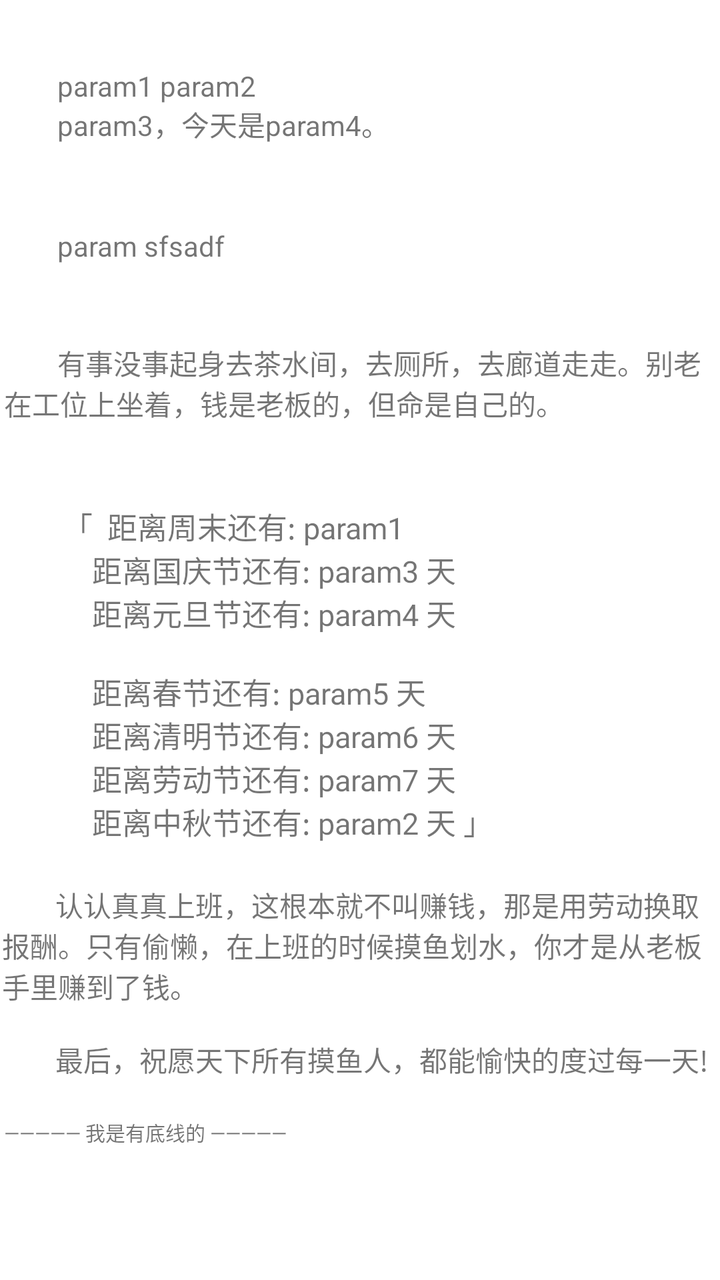
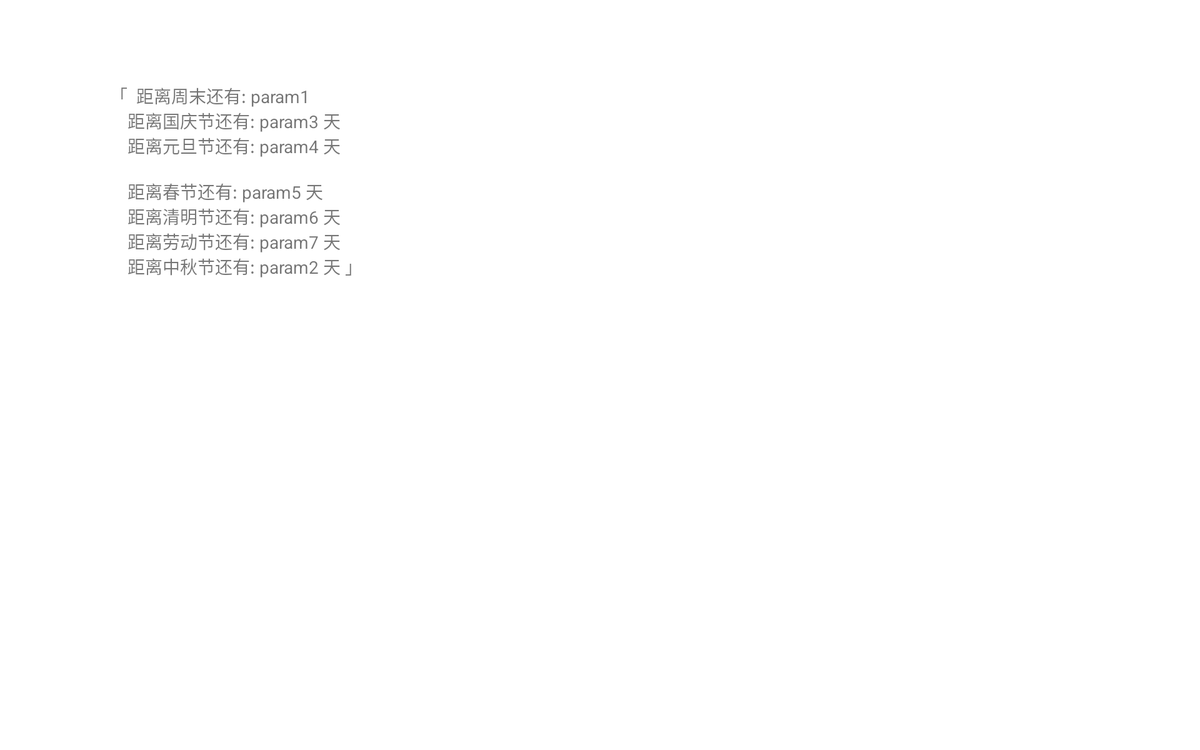

The same Android screen from two of the app's own layout files: first res/layout/ as a phone draws it, then the repository's variant for another configuration, drawn on a device whose configuration selects that folder. Both files follow.
<!-- AndroidManifest.xml: application theme Theme.Moyu -->
<!-- res/layout/content_scrolling.xml -->
<?xml version="1.0" encoding="utf-8"?>
<androidx.core.widget.NestedScrollView xmlns:android="http://schemas.android.com/apk/res/android"
    xmlns:app="http://schemas.android.com/apk/res-auto"
    xmlns:tools="http://schemas.android.com/tools"
    android:layout_width="match_parent"
    android:layout_height="match_parent"
    app:layout_behavior="@string/appbar_scrolling_view_behavior"
    tools:context=".ScrollingActivity"
    tools:showIn="@layout/activity_scrolling">

    <LinearLayout
        android:layout_width="fill_parent"
        android:layout_height="wrap_content"
        android:orientation="vertical"
        android:paddingTop="15dip">

        
        <TextView
            android:id="@+id/dateNow"
            android:layout_width="match_parent"
            android:layout_height="wrap_content"
            android:layout_gravity="center_horizontal"
            android:layout_margin="@dimen/tips_margin"
            android:text="@string/dateNow" />

        
        <ViewFlipper
            android:id="@+id/weibo"
            android:layout_width="match_parent"
            android:layout_height="match_parent"
            android:layout_gravity="center_horizontal"
            android:layout_margin="@dimen/tips_margin" />

        
        <TextView
            android:id="@+id/shici"
            android:layout_width="match_parent"
            android:layout_height="wrap_content"
            android:layout_gravity="center_horizontal"
            android:layout_margin="@dimen/tips_margin"
            android:clickable="true"
            android:text="@string/shici" />

        
        <TextView
            android:id="@+id/tips1"
            android:layout_width="match_parent"
            android:layout_height="wrap_content"
            android:layout_gravity="center_horizontal"
            android:layout_margin="@dimen/tips_margin"
            android:clickable="true"
            android:text="@string/tips1" />

        
        <TextView
            android:id="@+id/tips3"
            android:layout_width="match_parent"
            android:layout_height="wrap_content"
            android:layout_gravity="center_horizontal"
            android:layout_margin="@dimen/tips_margin"
            android:clickable="true"
            android:text="@string/countDown"
            android:textSize="15sp" />

        

        <TextView
            android:id="@+id/tips2"
            android:layout_width="358dp"
            android:layout_height="wrap_content"
            android:layout_gravity="center_horizontal"
            android:text="@string/tips2" />

        <TextView
            android:id="@+id/line_split"
            android:layout_width="match_parent"
            android:layout_height="match_parent"
            android:layout_gravity="center_horizontal"
            android:layout_margin="@dimen/tips_margin"
            android:text="@string/line_split"
            android:textSize="10sp" />


        <TextView
            android:id="@+id/pis"
            android:layout_width="match_parent"
            android:layout_height="wrap_content"
            android:layout_gravity="center_horizontal"
            android:layout_margin="@dimen/tips_margin"
            android:text="@string/pis" />
    </LinearLayout>
</androidx.core.widget.NestedScrollView>
<!-- res/layout/activity_scrolling.xml (included above) -->
<?xml version="1.0" encoding="utf-8"?>
<androidx.coordinatorlayout.widget.CoordinatorLayout xmlns:android="http://schemas.android.com/apk/res/android"
    xmlns:app="http://schemas.android.com/apk/res-auto"
    xmlns:tools="http://schemas.android.com/tools"
    android:layout_width="match_parent"
    android:layout_height="match_parent"
    android:fitsSystemWindows="true"
    tools:context=".ScrollingActivity">

    <com.google.android.material.appbar.AppBarLayout
        android:id="@+id/app_bar"
        android:layout_width="match_parent"
        android:layout_height="@dimen/app_bar_height"
        android:fitsSystemWindows="true"
        android:theme="@style/Theme.Moyu.AppBarOverlay">

        <com.google.android.material.appbar.CollapsingToolbarLayout
            android:id="@+id/toolbar_layout"
            style="@style/Widget.MaterialComponents.Toolbar.Primary"
            android:layout_width="match_parent"
            android:layout_height="match_parent"
            android:fitsSystemWindows="true"
            app:contentScrim="?attr/colorPrimary"
            app:layout_scrollFlags="scroll|exitUntilCollapsed"
            app:toolbarId="@+id/toolbar">

            <androidx.appcompat.widget.Toolbar
                android:id="@+id/toolbar"
                android:layout_width="match_parent"
                android:layout_height="?attr/actionBarSize"
                app:layout_collapseMode="pin"
                app:popupTheme="@style/Theme.Moyu.PopupOverlay" />

        </com.google.android.material.appbar.CollapsingToolbarLayout>
    </com.google.android.material.appbar.AppBarLayout>

    <include layout="@layout/content_scrolling" />

    <com.google.android.material.floatingactionbutton.FloatingActionButton
        android:id="@+id/fab"
        android:layout_width="wrap_content"
        android:layout_height="wrap_content"
        android:layout_marginEnd="@dimen/fab_margin"
        app:layout_anchor="@id/app_bar"
        app:layout_anchorGravity="bottom|end"
        app:srcCompat="@android:drawable/ic_dialog_email" />

</androidx.coordinatorlayout.widget.CoordinatorLayout>
<!-- resources referenced by this layout -->
<resources>
  <dimen name="app_bar_height">150dp</dimen>
  <dimen name="fab_margin">16dp</dimen>
  <dimen name="tips_margin">2dp</dimen>
  <string name="countDown">
          "
          「  距离周末还有: param1
              距离国庆节还有: param3 天
              距离元旦节还有: param4 天
  
              距离春节还有: param5 天
              距离清明节还有: param6 天
              距离劳动节还有: param7 天
              距离中秋节还有: param2 天 」"
      </string>
  <string name="dateNow">
          "
          param1 param2
          param3，今天是param4。
          "
      </string>
  <string name="line_split">————— 我是有底线的 —————</string>
  <string name="pis"> </string>
  <string name="shici">
          "
          param sfsadf
          "
      </string>
  <string name="tips1">
          "
          有事没事起身去茶水间，去厕所，去廊道走走。别老在工位上坐着，钱是老板的，但命是自己的。
          "
      </string>
  <string name="tips2">
          "
          认认真真上班，这根本就不叫赚钱，那是用劳动换取报酬。只有偷懒，在上班的时候摸鱼划水，你才是从老板手里赚到了钱。
  
          最后，祝愿天下所有摸鱼人，都能愉快的度过每一天!
          "
      </string>
  <style name="Theme.Moyu.AppBarOverlay" parent="ThemeOverlay.AppCompat.Dark.ActionBar" />
  <style name="Theme.Moyu.PopupOverlay" parent="ThemeOverlay.AppCompat.Light" />
  <style name="Theme.Moyu" parent="Theme.MaterialComponents.DayNight.DarkActionBar">
          
          <item name="colorPrimary">@color/purple_500</item>
          <item name="colorPrimaryVariant">@color/purple_700</item>
          <item name="colorOnPrimary">@color/white</item>
          
          <item name="colorSecondary">@color/teal_200</item>
          <item name="colorSecondaryVariant">@color/teal_700</item>
          <item name="colorOnSecondary">@color/black</item>
          
          <item name="android:statusBarColor" tools:targetApi="l">?attr/colorPrimaryVariant</item>
          
      </style>
  <color name="purple_500">#3BC5EF</color>
  <color name="purple_700">#FF3700B3</color>
  <color name="white">#FFFFFFFF</color>
  <color name="teal_200">#DF403D40</color>
  <color name="teal_700">#D31616</color>
  <color name="black">#FF000000</color>
</resources>
<!-- res/layout-w936dp/content_scrolling.xml (the repository's variant of the layout above) -->
<!-- drawn on a 7-inch tablet turned sideways -->
<?xml version="1.0" encoding="utf-8"?>
<androidx.constraintlayout.widget.ConstraintLayout xmlns:android="http://schemas.android.com/apk/res/android"
    xmlns:app="http://schemas.android.com/apk/res-auto"
    xmlns:tools="http://schemas.android.com/tools"
    android:layout_width="match_parent"
    android:layout_height="match_parent"
    app:layout_behavior="@string/appbar_scrolling_view_behavior"
    tools:context=".ScrollingActivity"
    tools:showIn="@layout/activity_scrolling">

    <androidx.core.widget.NestedScrollView
        android:layout_width="840dp"
        android:layout_height="match_parent"
        app:layout_constraintEnd_toEndOf="parent"
        app:layout_constraintStart_toStartOf="parent"
        app:layout_constraintTop_toTopOf="parent">

        <TextView
            android:layout_width="wrap_content"
            android:layout_height="wrap_content"
            android:layout_marginTop="48dp"
            android:text="@string/countDown" />
    </androidx.core.widget.NestedScrollView>
</androidx.constraintlayout.widget.ConstraintLayout>
<!-- res/layout/content_scrolling.xml (included above) -->
<?xml version="1.0" encoding="utf-8"?>
<androidx.core.widget.NestedScrollView xmlns:android="http://schemas.android.com/apk/res/android"
    xmlns:app="http://schemas.android.com/apk/res-auto"
    xmlns:tools="http://schemas.android.com/tools"
    android:layout_width="match_parent"
    android:layout_height="match_parent"
    app:layout_behavior="@string/appbar_scrolling_view_behavior"
    tools:context=".ScrollingActivity"
    tools:showIn="@layout/activity_scrolling">

    <LinearLayout
        android:layout_width="fill_parent"
        android:layout_height="wrap_content"
        android:orientation="vertical"
        android:paddingTop="15dip">

        
        <TextView
            android:id="@+id/dateNow"
            android:layout_width="match_parent"
            android:layout_height="wrap_content"
            android:layout_gravity="center_horizontal"
            android:layout_margin="@dimen/tips_margin"
            android:text="@string/dateNow" />

        
        <ViewFlipper
            android:id="@+id/weibo"
            android:layout_width="match_parent"
            android:layout_height="match_parent"
            android:layout_gravity="center_horizontal"
            android:layout_margin="@dimen/tips_margin" />

        
        <TextView
            android:id="@+id/shici"
            android:layout_width="match_parent"
            android:layout_height="wrap_content"
            android:layout_gravity="center_horizontal"
            android:layout_margin="@dimen/tips_margin"
            android:clickable="true"
            android:text="@string/shici" />

        
        <TextView
            android:id="@+id/tips1"
            android:layout_width="match_parent"
            android:layout_height="wrap_content"
            android:layout_gravity="center_horizontal"
            android:layout_margin="@dimen/tips_margin"
            android:clickable="true"
            android:text="@string/tips1" />

        
        <TextView
            android:id="@+id/tips3"
            android:layout_width="match_parent"
            android:layout_height="wrap_content"
            android:layout_gravity="center_horizontal"
            android:layout_margin="@dimen/tips_margin"
            android:clickable="true"
            android:text="@string/countDown"
            android:textSize="15sp" />

        

        <TextView
            android:id="@+id/tips2"
            android:layout_width="358dp"
            android:layout_height="wrap_content"
            android:layout_gravity="center_horizontal"
            android:text="@string/tips2" />

        <TextView
            android:id="@+id/line_split"
            android:layout_width="match_parent"
            android:layout_height="match_parent"
            android:layout_gravity="center_horizontal"
            android:layout_margin="@dimen/tips_margin"
            android:text="@string/line_split"
            android:textSize="10sp" />


        <TextView
            android:id="@+id/pis"
            android:layout_width="match_parent"
            android:layout_height="wrap_content"
            android:layout_gravity="center_horizontal"
            android:layout_margin="@dimen/tips_margin"
            android:text="@string/pis" />
    </LinearLayout>
</androidx.core.widget.NestedScrollView>
